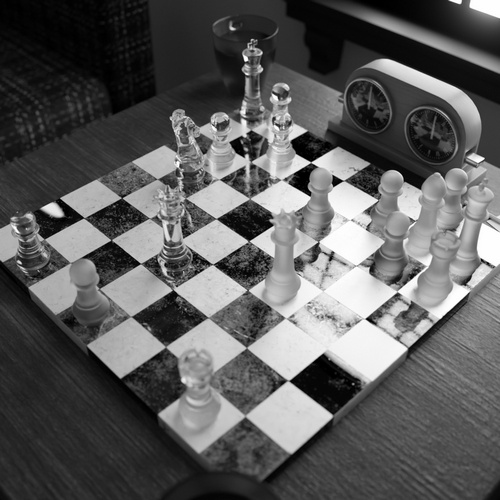
#> input picture Assignments/Week2-3/src/verilog_out.jpg, 500 x 500 px; the run also reads 1 picture not shown here
$ python compare.py ../verilog_out.jpg
#> lines starting #> are read from the running program, lines starting #| are printed output that depends on the picture
import numpy as np
import cv2 as cv
import sys

imgveri = cv.imread("../verilog_out.jpg")
#> imgveri is the input picture: shape (500, 500, 3); min 0, max 255, mean 91.9
imgpython = cv.imread("python_out.jpg")
origin = cv.imread("../" + str(sys.argv[1]))

compareimg = cv.absdiff(imgveri, imgpython)
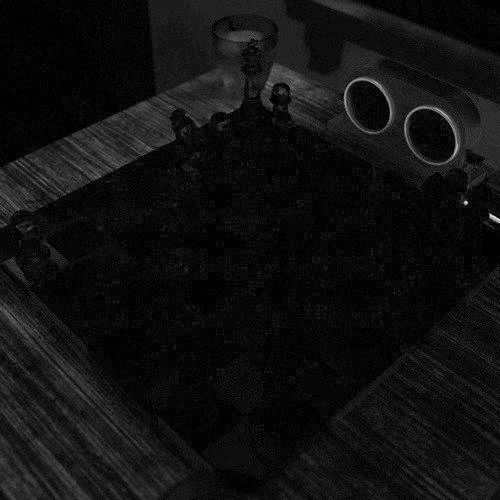
#> compareimg: shape (500, 500, 3); min 0, max 37, mean 2.4; drawn with min black and max white
cv.imwrite("compareimg.png", compareimg)

while (True):
    cv.imshow("Original Image", origin)
    cv.imshow("Result from Verilog", imgveri)
    cv.imshow("Result from Python", imgpython)
    cv.imshow("Results Difference", compareimg)

    if (cv.waitKey(1) & 0xFF == 27):
#> (key Esc is pressed here)
        break

cv.destroyAllWindows()
